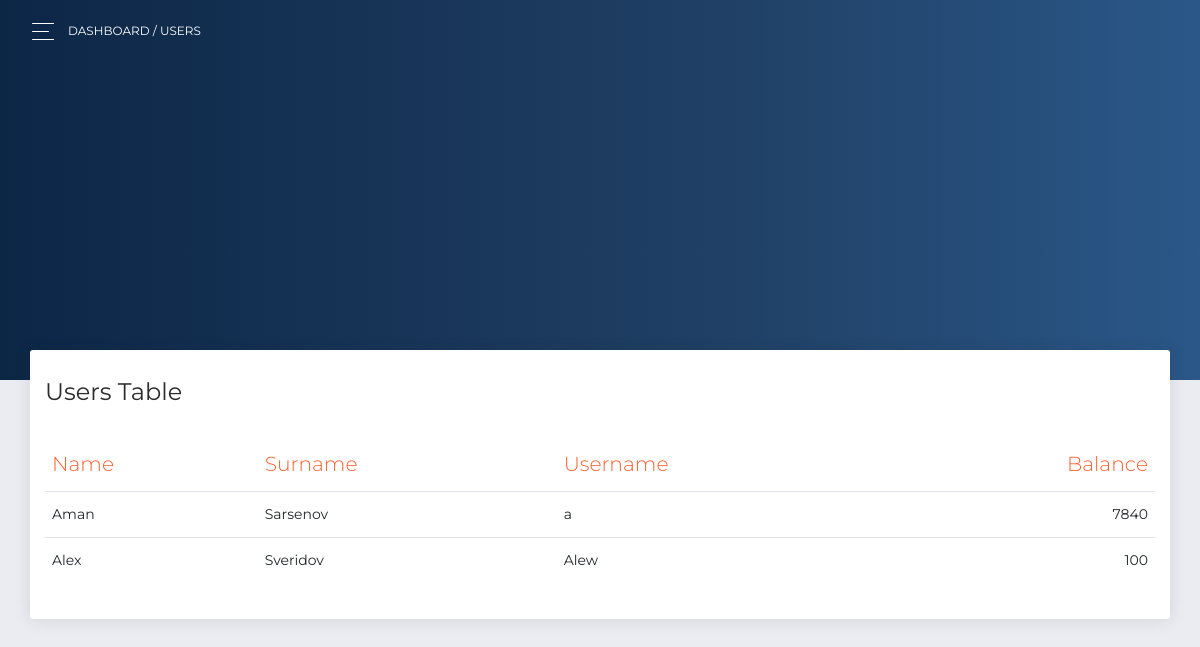
Page /admin/users.php (signed in) on the committed database.
### tables this page shows
CREATE TABLE `users` (
  `user_id` int(11) NOT NULL,
  `u_name` text NOT NULL,
  `u_surname` text NOT NULL,
  `username` text NOT NULL,
  `psw` text NOT NULL,
  `user_money` int(11) NOT NULL DEFAULT '0'
);

### admin/users.php (the view, shortened to what this page needs)
<!DOCTYPE html>
<html lang="en">
<head>
  <link rel="stylesheet" href="https://use.fontawesome.com/releases/v5.7.1/css/all.css">
  <link href="assets/css/bootstrap.min.css" rel="stylesheet" />
  <link href="assets/css/now-ui-dashboard.css?v=1.5.0" rel="stylesheet" />
  <link href="assets/demo/demo.css" rel="stylesheet" />
</head>
<body class="">
  <div class="wrapper ">
    <div class="main-panel" id="main-panel">
      <nav class="navbar navbar-expand-lg navbar-transparent  bg-primary  navbar-absolute">
        <div class="container-fluid">
          <div class="navbar-wrapper">
            <div class="navbar-toggle">
              <button type="button" class="navbar-toggler">
                <span class="navbar-toggler-bar bar1"></span>
                <span class="navbar-toggler-bar bar2"></span>
                <span class="navbar-toggler-bar bar3"></span>
              </button>
            </div>
            <a class="navbar-brand" href="#pablo">Dashboard / USERS</a>
          </div>
        </div>
      </nav>
      <div class="panel-header panel-header-lg">
      </div>
      <div class="content">
        <div class="row">
  <div class="col-md-12">
            <div class="card">
              <div class="card-header">
                <h4 class="card-title"> Users Table</h4>
              </div>
              <div class="card-body">
                <div class="table-responsive">
                  <table class="table">
                    <thead class=" text-primary">
                      <th>Name</th>
                      <th>Surname</th>
                      <th>Username</th>
                      <th class="text-right">
                        Balance
                      </th>
                    </thead>
                    <tbody>
                      <?php
              include_once '../endpoints/db.php';
              $selUsers = "SELECT * FROM users";
              $startSel = $con->query($selUsers);
              while($row= $startSel->fetch_assoc()){
                echo ' <tr>
                        <td>'.$row['u_name'].'</td>
                        <td>'.$row['u_surname'].'</td>
                        <td>'.$row['username'].'</td>
                         <td class="text-right">'.$row['user_money'].'</td></tr>' ;
                }
           ?>
                    </tbody>
                  </table>
                </div>
              </div>
            </div>
          </div>
        </div>
      </div>
    </div>
  </div>
</body>
</html>

### rows in the picture
users: u_name "Aman", u_surname "Sarsenov", username "a", user_money "7840"
users: u_name "Alex", u_surname "Sveridov", username "Alew", user_money "100"
